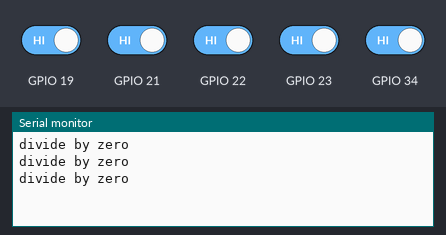
The sketch below on a simulated ESP32. On the bench: the last lines printed to the serial monitor. Inputs (shaded band) come from the test bench; at power-on: GPIO 19, GPIO 21–23, GPIO 34 HIGH.

Above: at 1.3 s.
1.4 s: GPIO 19 driven LOW
At 1.9 s:
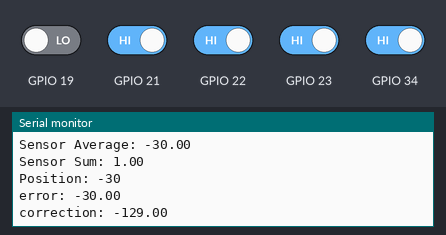
3.0 s: GPIO 21 driven LOW
At 3.4 s:
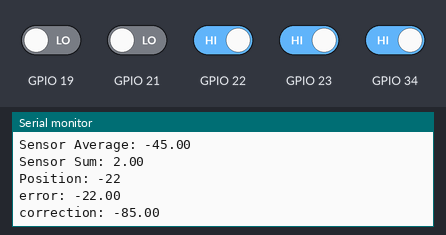
4.5 s: GPIO 22 driven LOW
At 4.9 s:
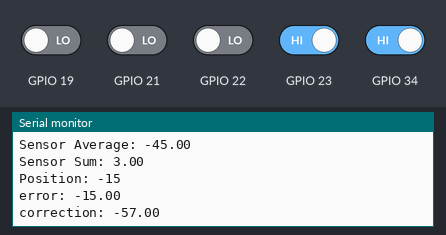
6.0 s: GPIO 23 driven LOW
At 6.4 s:
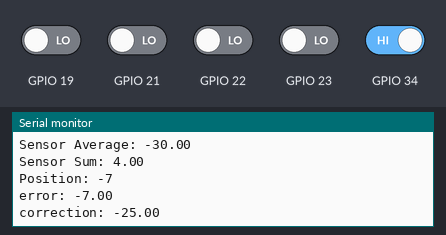
7.5 s: GPIO 34 driven LOW
At 7.9 s:
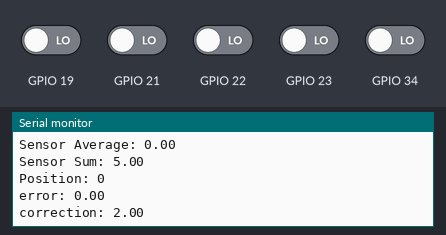
9.0 s: GPIO 19 driven HIGH
At 9.4 s:
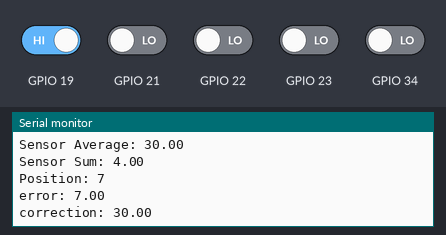
Timing chart, 0 to 11.5 s (numbered marks = the images above; inputs shaded):
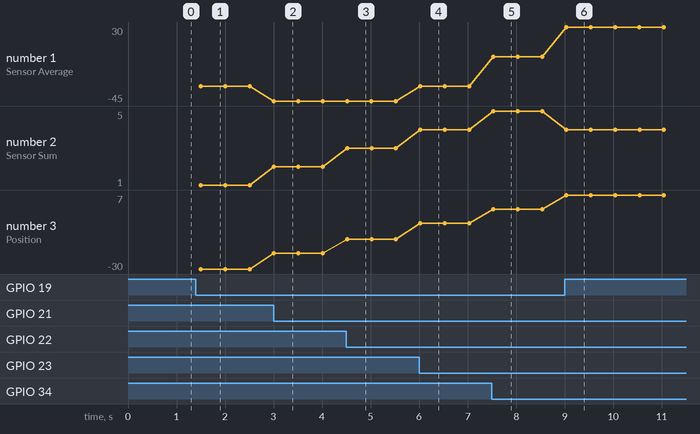

The sketch:

ir_test.ino
```cpp
# define attach_offset 22
# define read_offset 1
# define weighted_mean 15
float sensor_average,sensor_sum;
float kp = 4.0;
float ki = 0.0;
float kd = 0.3;
float p;
float i;
float d;
float lp;
// float j ;
float error;
float correction;
float sp =0.0;
int pos,sensor[5];
void setup(){
  Serial.begin(115200);
  pinMode(21, INPUT);
  pinMode(22, INPUT);
  pinMode(23, INPUT);
  pinMode(34, INPUT);
  pinMode(19, INPUT);
}
void loop(){
    int j =0;
    sensor_average = 0;
    sensor_sum = 0;

    // for (int i = -1; i <= 1; i++)
    // {
    // sensor[i+read_offset] = !digitalRead(i+attach_offset);
    // sensor_average += sensor[i+read_offset] * i * weighted_mean;   //weighted mean
    // sensor_sum += int(sensor[i+read_offset]);
    // }
    sensor_average = (!digitalRead(19)*(-2)+!digitalRead(21)*(-1)+!digitalRead(22)*(0)+!digitalRead(23)*(1)+!digitalRead(34)*(2))*weighted_mean;
    sensor_sum = (!digitalRead(19)+!digitalRead(21)+!digitalRead(22)+!digitalRead(23)+!digitalRead(34));
    if(sensor_sum){
        pos = int(sensor_average / sensor_sum);
        Serial.print("Sensor Average: ");
        Serial.println(sensor_average);
        Serial.print("Sensor Sum: ");
        Serial.println(sensor_sum);
        Serial.print("Position: ");
        Serial.println(pos);
        error = pos - sp;
        p = error;
        j += p;
        d = p - lp;
        lp = p;
        correction = int(kp * p + ki * j + kd * d);
        Serial.print("error: ");
        Serial.println(error);
        Serial.print("correction: ");
        Serial.println(correction);
    }

    else
        Serial.println("divide by zero");

    delay(500);

} 
```

Measured:
- after the input at 1.4 s, the serial monitor: prints a new line after 0.10 s (image 1)
- after the input at 3.0 s, the serial monitor: prints a new line at once (image 2)
- after the input at 4.5 s, the serial monitor: prints a new line at once (image 3)
- after the input at 6.0 s, the serial monitor: prints a new line at once (image 4)
- after the input at 7.5 s, the serial monitor: prints a new line at once (image 5)
- after the input at 9.0 s, the serial monitor: prints a new line at once (image 6)
- plotted number 1: -30 → -45 after the input at 3.0 s, -45 → -30 after the input at 6.0 s, -30 → 0 after the input at 7.5 s, 0 → 30 after the input at 9.0 s
- plotted number 2: 1 → 2 after the input at 3.0 s, 2 → 3 after the input at 4.5 s, 3 → 4 after the input at 6.0 s, 4 → 5 after the input at 7.5 s
